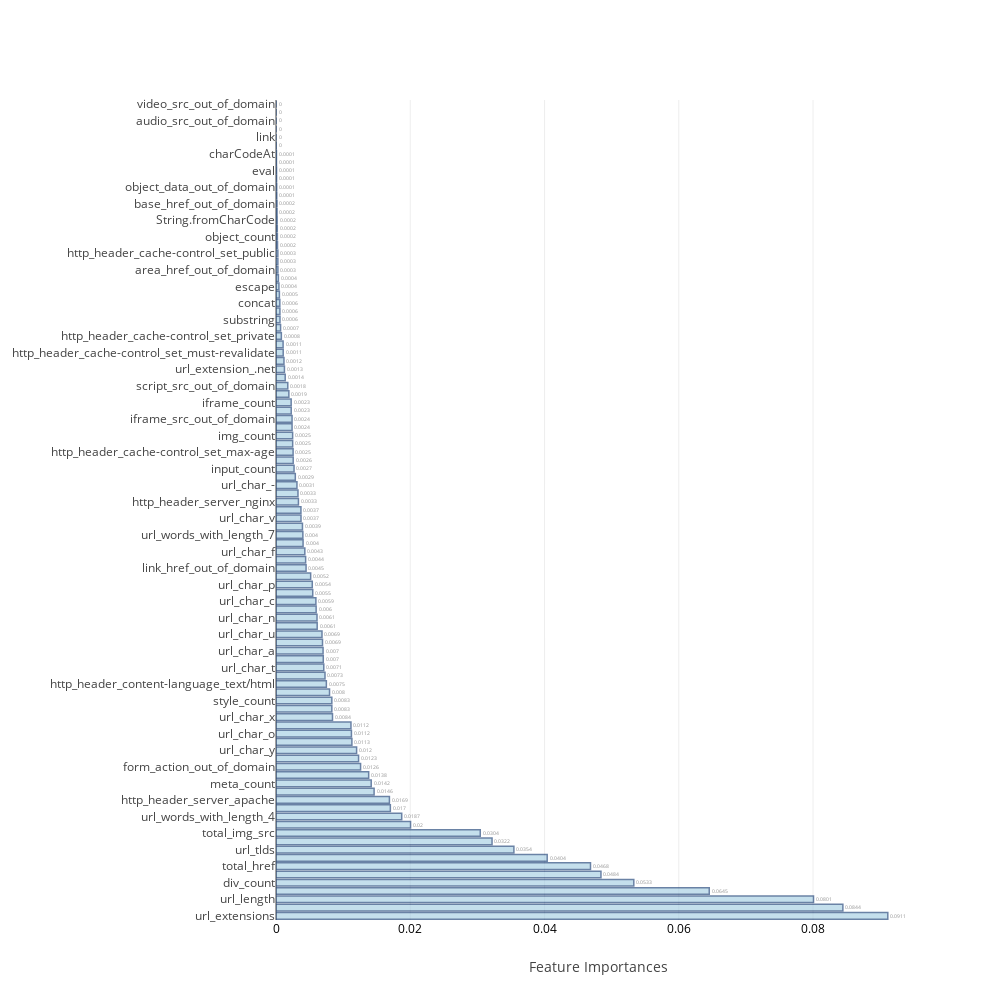
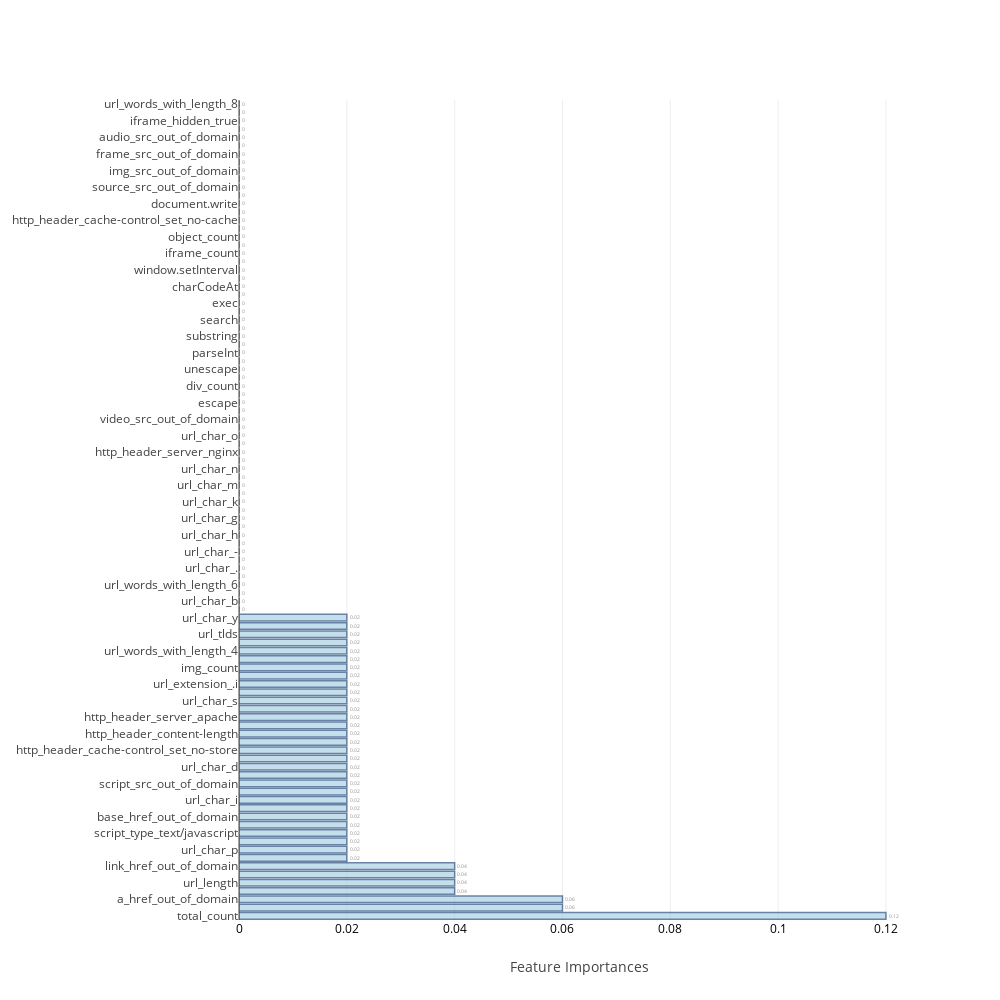
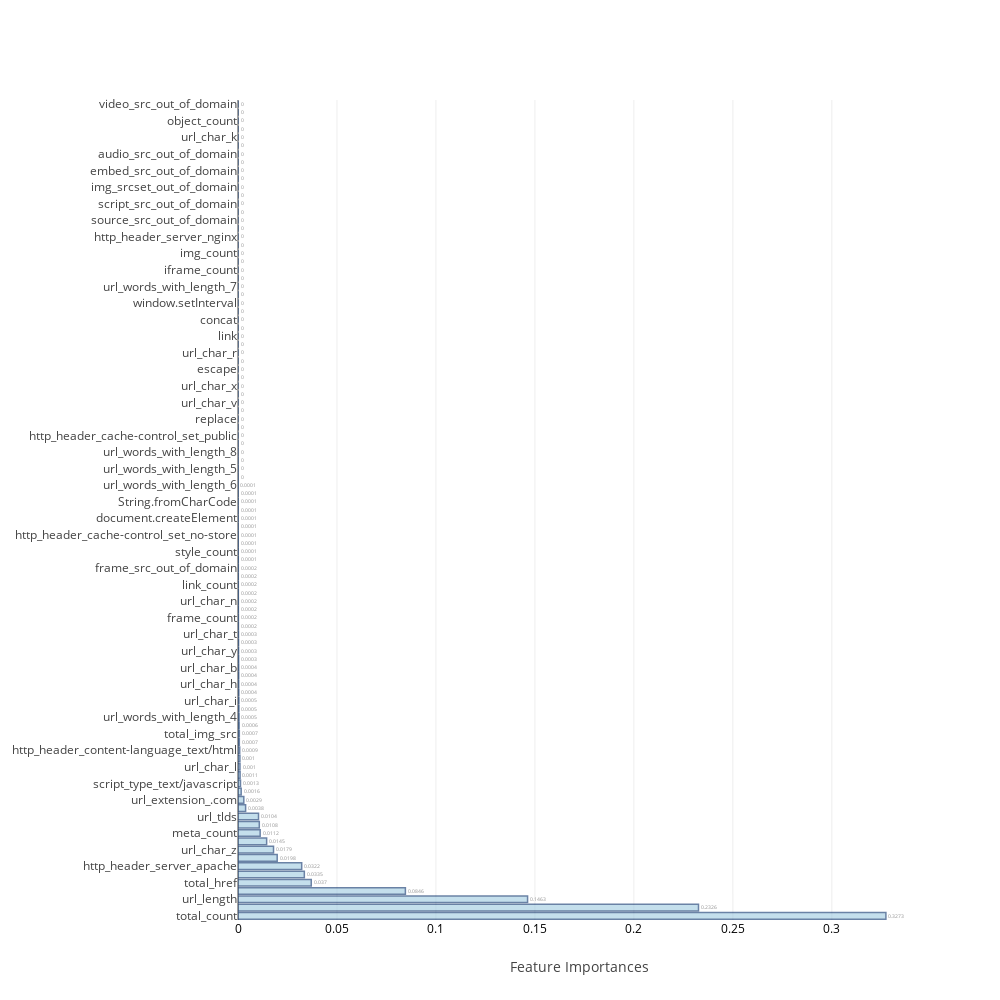
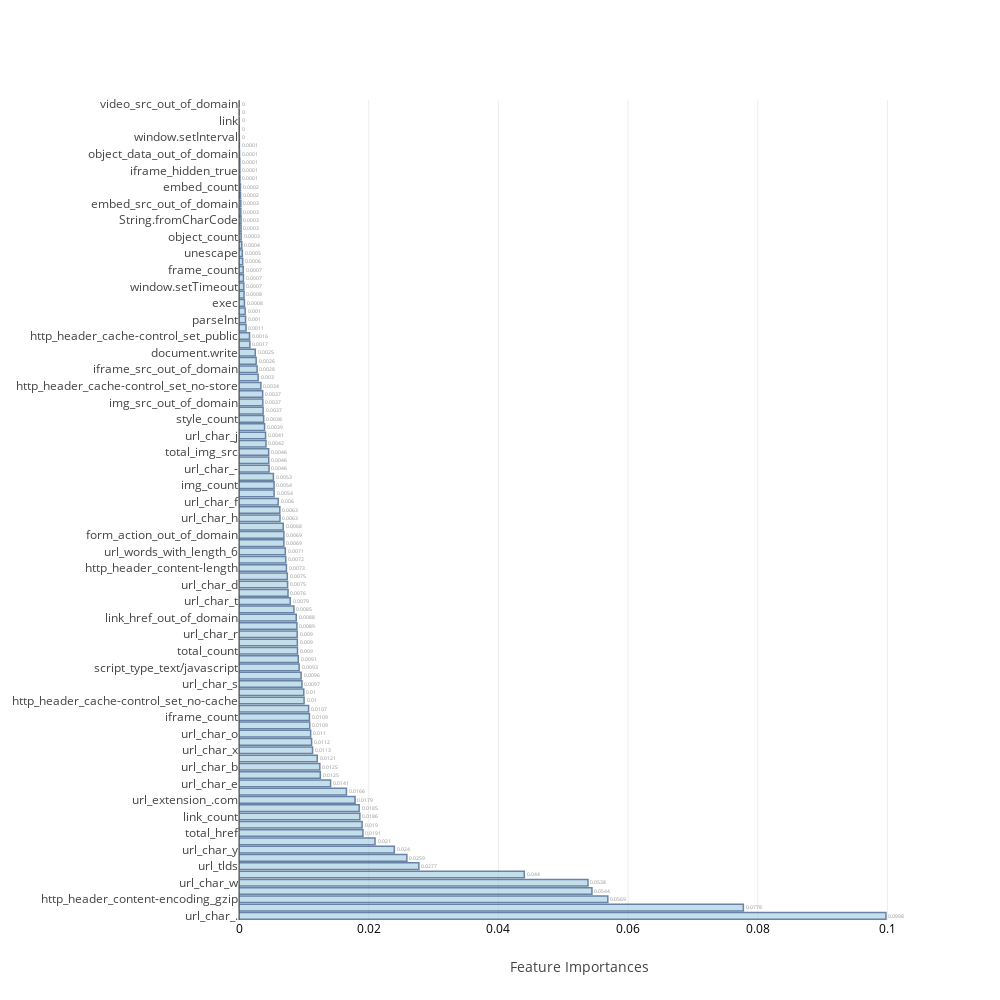

Here is the notebook cell these charts were saved with, in order:
### Code cell
train=df_sel.iloc[:31346,:]
train_X=train.iloc[:,train.columns!='Target'].values
train_Y=train.Target.values

scaler=StandardScaler()
scaled_X_train=scaler.fit_transform(train_X)

test=df_sel.iloc[31346:,:]
test_X=test.iloc[:,test.columns!='Target'].values
test_Y=test.Target.values
scaled_X_test=scaler.transform(test_X)
columns.remove('Target')

ind_columns=['KNeighborsClassifier','RandomForestClassifier','AdaBoostClassifier',
             'GradientBoostingClassifier','ExtraTreeClassifier','XGB','BaggingClassifier','Neural Network-1']

f=[KNN_model,RandomForest,AdaBoost,GradientBoosting, ExtraTree,XGB,Bagging,DeepLearning1]

## Table to store training and test measures
table_80_50_train=pd.DataFrame(columns=['accuracy','TP','TN','FP','FN','FPR','FNR'])
table_80_50_test=pd.DataFrame(columns=['accuracy','TP','TN','FP','FN','FPR','FNR','auc','MCC','Precision','Recall'])

feat_imp=[None]*5
j=0
for i in range(0,8):
    if i>=1 and i<=5:
        model,cm_train,cm_test,acc_train,acc_test,roc_auc,feat_imp[j],mcc,prec,rec=f[i](scaled_X_train,train_Y,scaled_X_test,test_Y,columns)
        j=j+1
    else:
        model,cm_train,cm_test,acc_train,acc_test,roc_auc,mcc,prec,rec=f[i](scaled_X_train,train_Y,scaled_X_test,test_Y)
    table_80_50_train.loc[i]=   ([acc_train,cm_train.TP,cm_train.TN,cm_train.FP,cm_train.FN,cm_train.FPR,cm_train.FNR])
    table_80_50_test.loc[i] =   ([acc_test ,cm_test.TP, cm_test.TN, cm_test.FP, cm_test.FN, cm_test.FPR, cm_test.FNR,roc_auc,mcc,prec,rec])
    print("\n")

### Figure 1 — Plotly figure (JSON) as saved in the notebook; plotly's stock layout.template omitted (floating-point values rounded to 4 significant figures)
{"data": [{"marker": {"color": "rgb(158,202,225)", "line": {"color": "rgb(8,48,107)", "width": 1.5}}, "opacity": 0.6, "orientation": "h", "text": [0.0911, 0.0844, 0.0801, 0.0645, 0.0533, 0.0484, 0.0468, 0.0404, 0.0354, 0.0322, 0.0304, 0.02, 0.0187, 0.017, 0.0169, 0.0146, 0.0142, 0.0138, 0.0126, 0.0123, 0.012, 0.0113, 0.0112, 0.0112, 0.0084, 0.0083, 0.0083, 0.008, 0.0075, 0.0073, 0.0071, 0.007, 0.007, 0.0069, 0.0069, 0.0061, 0.0061, 0.006, 0.0059, 0.0055, 0.0054, 0.0052, 0.0045, 0.0044, 0.0043, 0.004, 0.004, 0.0039, 0.0037, 0.0037, 0.0033, 0.0033, 0.0031, 0.0029, 0.0027, 0.0026, 0.0025, 0.0025, 0.0025, 0.0024, 0.0024, 0.0023, 0.0023, 0.0019, 0.0018, 0.0014, 0.0013, 0.0012, 0.0011, 0.0011, 0.0008, 0.0007, 0.0006, 0.0006, 0.0006, 0.0005, 0.0004, 0.0004, 0.0003, 0.0003, 0.0003, 0.0002, 0.0002, 0.0002, 0.0002, 0.0002, 0.0002, 0.0001, 0.0001, 0.0001, 0.0001, 0.0001, 0.0001, 0, 0, 0, 0, 0, 0], "textposition": "outside", "type": "bar", "uid": "775f6999-4c93-4620-a0a4-3dcdb1ddbcdb", "x": [0.09114, 0.08444, 0.08007, 0.06454, 0.0533, 0.04841, 0.04685, 0.0404, 0.03544, 0.03218, 0.03043, 0.02005, 0.01873, 0.01703, 0.01689, 0.01461, 0.01418, 0.01381, 0.0126, 0.0123, 0.01201, 0.01131, 0.01124, 0.01117, 0.008417, 0.008317, 0.008317, 0.007973, 0.007502, 0.0073, 0.007117, 0.007043, 0.007011, 0.006928, 0.006852, 0.006134, 0.006109, 0.005979, 0.005943, 0.005473, 0.005402, 0.005163, 0.004479, 0.004415, 0.004295, 0.004032, 0.004001, 0.003942, 0.003726, 0.003715, 0.003341, 0.003274, 0.003121, 0.002877, 0.002689, 0.002563, 0.002548, 0.002484, 0.002477, 0.002394, 0.002393, 0.002267, 0.00226, 0.001915, 0.001755, 0.00137, 0.001256, 0.001186, 0.001072, 0.001057, 0.0007968, 0.0006827, 0.0005966, 0.0005837, 0.0005694, 0.0005057, 0.0004345, 0.0003558, 0.0002853, 0.0002764, 0.0002749, 0.0002264, 0.0002036, 0.0001918, 0.0001712, 0.0001578, 0.0001506, 0.0001156, 0.0001057, 8.659e-05, 8.31e-05, 6.673e-05, 6.501e-05, 1.663e-05, 0, 0, 0, 0, 0], "y": ["url_extensions", "total_count", "url_length", "link_count", "div_count", "url_char_.", "total_href", "url_char_w", "url_tlds", "title_count", "total_img_src", "a_href_out_of_domain", "url_words_with_length_4", "url_char_z", "http_header_server_apache", "url_char_l", "meta_count", "url_char_i", "form_action_out_of_domain", "http_header_content-encoding_gzip", "url_char_y", "url_char_e", "url_char_o", "http_header_content-length", "url_char_x", "url_char_r", "style_count", "url_extension_.com", "http_header_content-language_text/html", "url_char_b", "url_char_t", "a_count", "url_char_a", "url_char_m", "url_char_u", "url_char_d", "url_char_n", "url_char_s", "url_char_c", "url_words_with_length_5", "url_char_p", "url_words_with_length_6", "link_href_out_of_domain", "url_char_g", "url_char_f", "url_char_h", "url_words_with_length_7", "url_char_k", "url_char_v", "script_type_text/javascript", "http_header_server_nginx", "document.createElement", "url_char_-", "document.write", "input_count", "url_char_j", "http_header_cache-control_set_max-age", "http_header_cache-control_set_no-store", "img_count", "img_src_out_of_domain", "iframe_src_out_of_domain", "url_words_with_length_8", "iframe_count", "url_extension_.i", "script_src_out_of_domain", "http_header_cache-control_set_no-cache", "url_extension_.net", "replace", "http_header_cache-control_set_must-revalidate", "window.setTimeout", "http_header_cache-control_set_private", "parseInt", "substring", "frame_src_out_of_domain", "concat", "unescape", "escape", "window.addEventListener", "area_href_out_of_domain", "frame_count", "http_header_cache-control_set_public", "img_srcset_out_of_domain", "object_count", "search", "String.fromCharCode", "exec", "base_href_out_of_domain", "embed_src_out_of_domain", "object_data_out_of_domain", "window.setInterval", "eval", "source_src_out_of_domain", "charCodeAt", "embed_count", "link", "iframe_hidden_true", "audio_src_out_of_domain", "source_srcset_out_of_domain", "video_src_out_of_domain"]}], "layout": {"autosize": false, "height": 1000, "width": 1000, "xaxis": {"tickfont": {"color": "black", "size": 12}, "title": "Feature Importances"}, "yaxis": {"automargin": true}}}

### Figure 2 — Plotly figure (JSON) as saved in the notebook; plotly's stock layout.template omitted (floating-point values rounded to 4 significant figures)
{"data": [{"marker": {"color": "rgb(158,202,225)", "line": {"color": "rgb(8,48,107)", "width": 1.5}}, "opacity": 0.6, "orientation": "h", "text": [0.12, 0.06, 0.06, 0.04, 0.04, 0.04, 0.04, 0.02, 0.02, 0.02, 0.02, 0.02, 0.02, 0.02, 0.02, 0.02, 0.02, 0.02, 0.02, 0.02, 0.02, 0.02, 0.02, 0.02, 0.02, 0.02, 0.02, 0.02, 0.02, 0.02, 0.02, 0.02, 0.02, 0.02, 0.02, 0.02, 0.02, 0, 0, 0, 0, 0, 0, 0, 0, 0, 0, 0, 0, 0, 0, 0, 0, 0, 0, 0, 0, 0, 0, 0, 0, 0, 0, 0, 0, 0, 0, 0, 0, 0, 0, 0, 0, 0, 0, 0, 0, 0, 0, 0, 0, 0, 0, 0, 0, 0, 0, 0, 0, 0, 0, 0, 0, 0, 0, 0, 0, 0, 0], "textposition": "outside", "type": "bar", "uid": "888ddb16-a5bf-4383-9019-4ce4640dd413", "x": [0.12, 0.06, 0.06, 0.04, 0.04, 0.04, 0.04, 0.02, 0.02, 0.02, 0.02, 0.02, 0.02, 0.02, 0.02, 0.02, 0.02, 0.02, 0.02, 0.02, 0.02, 0.02, 0.02, 0.02, 0.02, 0.02, 0.02, 0.02, 0.02, 0.02, 0.02, 0.02, 0.02, 0.02, 0.02, 0.02, 0.02, 0, 0, 0, 0, 0, 0, 0, 0, 0, 0, 0, 0, 0, 0, 0, 0, 0, 0, 0, 0, 0, 0, 0, 0, 0, 0, 0, 0, 0, 0, 0, 0, 0, 0, 0, 0, 0, 0, 0, 0, 0, 0, 0, 0, 0, 0, 0, 0, 0, 0, 0, 0, 0, 0, 0, 0, 0, 0, 0, 0, 0, 0], "y": ["total_count", "meta_count", "a_href_out_of_domain", "style_count", "url_length", "url_extensions", "link_href_out_of_domain", "form_action_out_of_domain", "url_char_p", "total_img_src", "script_type_text/javascript", "url_char_l", "base_href_out_of_domain", "total_href", "url_char_i", "link_count", "script_src_out_of_domain", "url_char_f", "url_char_d", "http_header_cache-control_set_max-age", "http_header_cache-control_set_no-store", "http_header_content-encoding_gzip", "http_header_content-length", "img_srcset_out_of_domain", "http_header_server_apache", "url_words_with_length_5", "url_char_s", "window.addEventListener", "url_extension_.i", "url_extension_.com", "img_count", "url_char_z", "url_words_with_length_4", "url_char_w", "url_tlds", "replace", "url_char_y", "url_char_r", "url_char_b", "url_char_c", "url_words_with_length_6", "url_char_a", "url_char_.", "url_words_with_length_7", "url_char_-", "url_char_e", "url_char_h", "url_extension_.net", "url_char_g", "url_char_j", "url_char_k", "url_char_x", "url_char_m", "url_char_v", "url_char_n", "url_char_u", "http_header_server_nginx", "url_char_t", "url_char_o", "document.createElement", "video_src_out_of_domain", "http_header_content-language_text/html", "escape", "embed_count", "div_count", "a_count", "unescape", "String.fromCharCode", "parseInt", "eval", "substring", "http_header_cache-control_set_public", "search", "link", "exec", "concat", "charCodeAt", "window.setTimeout", "window.setInterval", "frame_count", "iframe_count", "input_count", "object_count", "http_header_cache-control_set_private", "http_header_cache-control_set_no-cache", "http_header_cache-control_set_must-revalidate", "document.write", "source_srcset_out_of_domain", "source_src_out_of_domain", "object_data_out_of_domain", "img_src_out_of_domain", "iframe_src_out_of_domain", "frame_src_out_of_domain", "embed_src_out_of_domain", "audio_src_out_of_domain", "area_href_out_of_domain", "iframe_hidden_true", "title_count", "url_words_with_length_8"]}], "layout": {"autosize": false, "height": 1000, "width": 1000, "xaxis": {"tickfont": {"color": "black", "size": 12}, "title": "Feature Importances"}, "yaxis": {"automargin": true}}}

### Figure 3 — Plotly figure (JSON) as saved in the notebook; plotly's stock layout.template omitted (floating-point values rounded to 4 significant figures)
{"data": [{"marker": {"color": "rgb(158,202,225)", "line": {"color": "rgb(8,48,107)", "width": 1.5}}, "opacity": 0.6, "orientation": "h", "text": [0.3273, 0.2326, 0.1463, 0.0846, 0.037, 0.0335, 0.0322, 0.0198, 0.0179, 0.0145, 0.0112, 0.0108, 0.0104, 0.0038, 0.0029, 0.0016, 0.0013, 0.0011, 0.001, 0.001, 0.0009, 0.0007, 0.0007, 0.0006, 0.0005, 0.0005, 0.0005, 0.0004, 0.0004, 0.0004, 0.0004, 0.0003, 0.0003, 0.0003, 0.0003, 0.0002, 0.0002, 0.0002, 0.0002, 0.0002, 0.0002, 0.0002, 0.0002, 0.0001, 0.0001, 0.0001, 0.0001, 0.0001, 0.0001, 0.0001, 0.0001, 0.0001, 0.0001, 0, 0, 0, 0, 0, 0, 0, 0, 0, 0, 0, 0, 0, 0, 0, 0, 0, 0, 0, 0, 0, 0, 0, 0, 0, 0, 0, 0, 0, 0, 0, 0, 0, 0, 0, 0, 0, 0, 0, 0, 0, 0, 0, 0, 0, 0], "textposition": "outside", "type": "bar", "uid": "12b4c44b-de6d-4843-a56c-32a68c988a6b", "x": [0.3273, 0.2326, 0.1463, 0.08456, 0.037, 0.03351, 0.03218, 0.0198, 0.01795, 0.01447, 0.01119, 0.01076, 0.01037, 0.003844, 0.002934, 0.001607, 0.001259, 0.00106, 0.0009944, 0.0009638, 0.0008588, 0.0006668, 0.0006653, 0.0005805, 0.0005375, 0.0004798, 0.0004644, 0.0004219, 0.0003684, 0.0003628, 0.0003518, 0.0003337, 0.0002934, 0.0002873, 0.0002519, 0.0002214, 0.0002106, 0.000197, 0.0001892, 0.0001645, 0.0001609, 0.0001598, 0.0001579, 0.0001441, 0.0001002, 9.101e-05, 8.311e-05, 6.729e-05, 6.534e-05, 6.387e-05, 6.176e-05, 6.138e-05, 5.269e-05, 4.101e-05, 3.713e-05, 1.418e-05, 1.251e-05, 1.178e-05, 0, 0, 0, 0, 0, 0, 0, 0, 0, 0, 0, 0, 0, 0, 0, 0, 0, 0, 0, 0, 0, 0, 0, 0, 0, 0, 0, 0, 0, 0, 0, 0, 0, 0, 0, 0, 0, 0, 0, 0, 0], "y": ["total_count", "url_extensions", "url_length", "url_char_w", "total_href", "a_count", "http_header_server_apache", "url_char_.", "url_char_z", "a_href_out_of_domain", "meta_count", "http_header_content-encoding_gzip", "url_tlds", "form_action_out_of_domain", "url_extension_.com", "link_href_out_of_domain", "script_type_text/javascript", "http_header_cache-control_set_max-age", "url_char_l", "http_header_content-length", "http_header_content-language_text/html", "div_count", "total_img_src", "document.write", "url_words_with_length_4", "img_src_out_of_domain", "url_char_i", "url_char_p", "url_char_h", "url_char_c", "url_char_b", "url_char_f", "url_char_y", "url_char_e", "url_char_t", "http_header_cache-control_set_no-cache", "frame_count", "url_char_u", "url_char_n", "url_char_-", "link_count", "url_char_o", "frame_src_out_of_domain", "url_extension_.i", "style_count", "title_count", "http_header_cache-control_set_no-store", "window.setTimeout", "document.createElement", "url_char_d", "String.fromCharCode", "url_char_j", "url_words_with_length_6", "url_char_m", "url_words_with_length_5", "url_char_s", "url_words_with_length_8", "url_char_g", "http_header_cache-control_set_public", "substring", "replace", "unescape", "url_char_v", "parseInt", "url_char_x", "eval", "escape", "search", "url_char_r", "url_extension_.net", "link", "exec", "concat", "charCodeAt", "window.setInterval", "window.addEventListener", "url_words_with_length_7", "embed_count", "iframe_count", "http_header_cache-control_set_private", "img_count", "http_header_cache-control_set_must-revalidate", "http_header_server_nginx", "source_srcset_out_of_domain", "source_src_out_of_domain", "url_char_a", "script_src_out_of_domain", "object_data_out_of_domain", "img_srcset_out_of_domain", "iframe_src_out_of_domain", "embed_src_out_of_domain", "base_href_out_of_domain", "audio_src_out_of_domain", "area_href_out_of_domain", "url_char_k", "iframe_hidden_true", "object_count", "input_count", "video_src_out_of_domain"]}], "layout": {"autosize": false, "height": 1000, "width": 1000, "xaxis": {"tickfont": {"color": "black", "size": 12}, "title": "Feature Importances"}, "yaxis": {"automargin": true}}}

### Figure 4 — Plotly figure (JSON) as saved in the notebook; plotly's stock layout.template omitted (floating-point values rounded to 4 significant figures)
{"data": [{"marker": {"color": "rgb(158,202,225)", "line": {"color": "rgb(8,48,107)", "width": 1.5}}, "opacity": 0.6, "orientation": "h", "text": [0.0998, 0.0778, 0.0569, 0.0544, 0.0538, 0.044, 0.0277, 0.0259, 0.024, 0.021, 0.0191, 0.019, 0.0186, 0.0185, 0.0179, 0.0166, 0.0141, 0.0125, 0.0125, 0.0121, 0.0113, 0.0112, 0.011, 0.0109, 0.0109, 0.0107, 0.01, 0.01, 0.0097, 0.0096, 0.0093, 0.0091, 0.009, 0.009, 0.009, 0.0089, 0.0088, 0.0085, 0.0079, 0.0076, 0.0075, 0.0075, 0.0073, 0.0072, 0.0071, 0.0069, 0.0069, 0.0068, 0.0063, 0.0063, 0.006, 0.0054, 0.0054, 0.0053, 0.0046, 0.0046, 0.0046, 0.0042, 0.0041, 0.0039, 0.0038, 0.0037, 0.0037, 0.0037, 0.0034, 0.003, 0.0028, 0.0026, 0.0025, 0.0017, 0.0016, 0.0011, 0.001, 0.001, 0.0008, 0.0008, 0.0007, 0.0007, 0.0007, 0.0006, 0.0005, 0.0004, 0.0003, 0.0003, 0.0003, 0.0003, 0.0003, 0.0002, 0.0002, 0.0001, 0.0001, 0.0001, 0.0001, 0.0001, 0, 0, 0, 0, 0], "textposition": "outside", "type": "bar", "uid": "70b3f428-1ea7-431e-93b6-e79df8d5c828", "x": [0.09977, 0.07778, 0.05688, 0.05443, 0.05382, 0.044, 0.02774, 0.02589, 0.02395, 0.02098, 0.01911, 0.01899, 0.01864, 0.01853, 0.0179, 0.01657, 0.01412, 0.01253, 0.01247, 0.01206, 0.01134, 0.0112, 0.01105, 0.0109, 0.01086, 0.01073, 0.01004, 0.009989, 0.009713, 0.009578, 0.009275, 0.009143, 0.00902, 0.008997, 0.008974, 0.008929, 0.008831, 0.008473, 0.007893, 0.007565, 0.007495, 0.007451, 0.007312, 0.007205, 0.007143, 0.006923, 0.006917, 0.006821, 0.006323, 0.006293, 0.006038, 0.005411, 0.005408, 0.005306, 0.004633, 0.004589, 0.004573, 0.004164, 0.004099, 0.003945, 0.003804, 0.003725, 0.003675, 0.00365, 0.003375, 0.002953, 0.002788, 0.002646, 0.00251, 0.001676, 0.001624, 0.001087, 0.001016, 0.0009504, 0.0008347, 0.0007803, 0.0007418, 0.0006825, 0.0006537, 0.0005694, 0.0005122, 0.0004237, 0.000328, 0.0003164, 0.0003077, 0.0002799, 0.0002786, 0.0002343, 0.0002139, 0.000149, 0.0001376, 0.0001282, 8.358e-05, 5.814e-05, 4.953e-05, 3.605e-05, 1.158e-06, 0, 0], "y": ["url_char_.", "http_header_content-language_text/html", "http_header_content-encoding_gzip", "url_extensions", "url_char_w", "url_length", "url_tlds", "url_words_with_length_4", "url_char_y", "http_header_server_apache", "total_href", "http_header_cache-control_set_max-age", "link_count", "url_char_z", "url_extension_.com", "url_char_l", "url_char_e", "url_char_i", "url_char_b", "a_href_out_of_domain", "url_char_x", "url_char_u", "url_char_o", "http_header_server_nginx", "iframe_count", "url_words_with_length_5", "http_header_cache-control_set_no-cache", "title_count", "url_char_s", "url_words_with_length_7", "script_type_text/javascript", "meta_count", "total_count", "url_char_a", "url_char_r", "script_src_out_of_domain", "link_href_out_of_domain", "url_char_m", "url_char_t", "url_char_c", "url_char_d", "url_char_p", "http_header_content-length", "url_char_k", "url_words_with_length_6", "url_char_n", "form_action_out_of_domain", "div_count", "url_char_h", "url_char_g", "url_char_f", "http_header_cache-control_set_private", "img_count", "a_count", "url_char_-", "http_header_cache-control_set_must-revalidate", "total_img_src", "url_char_v", "url_char_j", "url_words_with_length_8", "style_count", "url_extension_.i", "img_src_out_of_domain", "document.createElement", "http_header_cache-control_set_no-store", "input_count", "iframe_src_out_of_domain", "url_extension_.net", "document.write", "replace", "http_header_cache-control_set_public", "base_href_out_of_domain", "parseInt", "concat", "exec", "window.addEventListener", "window.setTimeout", "substring", "frame_count", "escape", "unescape", "img_srcset_out_of_domain", "object_count", "frame_src_out_of_domain", "String.fromCharCode", "eval", "embed_src_out_of_domain", "area_href_out_of_domain", "embed_count", "search", "iframe_hidden_true", "charCodeAt", "object_data_out_of_domain", "source_src_out_of_domain", "window.setInterval", "source_srcset_out_of_domain", "link", "audio_src_out_of_domain", "video_src_out_of_domain"]}], "layout": {"autosize": false, "height": 1000, "width": 1000, "xaxis": {"tickfont": {"color": "black", "size": 12}, "title": "Feature Importances"}, "yaxis": {"automargin": true}}}
